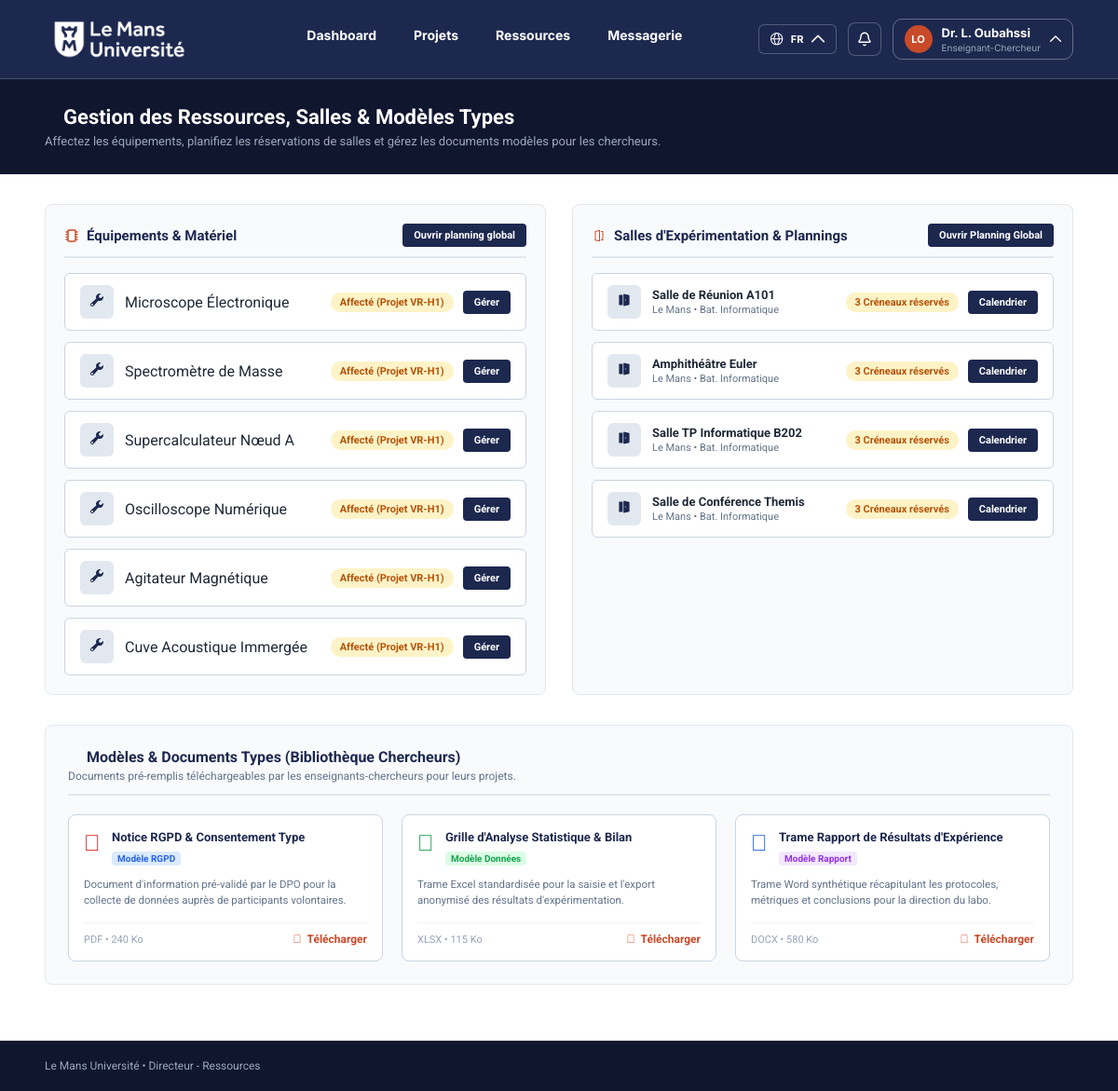
Screenshot of /views/ECRessources.php with the database file from the repository.
### tables this page shows
CREATE TABLE RESSOURCE(
   id_ress INT AUTO_INCREMENT,
   nom_ress VARCHAR(50),
   desc_ress VARCHAR(400),
   PRIMARY KEY(id_ress)
);

### model/ECRessourceModel.php (called while the page is built)
<?php
function get_bdd()
{
    $serveur = "localhost";
    $base = "lab_project_grp04";
    $user = "root";
    $password = "";
    $dsn = "mysql:host=$serveur;dbname=$base;charset=utf8mb4";
    $pdo =  new PDO($dsn, $user, $password);
    return $pdo;
}
function get_equipements_materiels(){
    $bdd = get_bdd();
    $query = $bdd->query('SELECT * FROM ressource WHERE desc_ress LIKE \'Matériel%\'');
    $result = $query->fetchAll(PDO::FETCH_ASSOC);
    return $result;
}
function get_salles(){
    $bdd = get_bdd();
    $query = $bdd->query('SELECT * FROM ressource WHERE desc_ress LIKE \'Salle%\'');
    $result = $query->fetchAll(PDO::FETCH_ASSOC);
    return $result;
}
?>

### views/ECRessources.php (the view, shortened to what this page needs)
<?php include("../model/ECRessourceModel.php"); ?>
<!DOCTYPE html>
<html lang="en">
<head>
  <link rel="stylesheet" href="../style/ECRessource.css">
</head>
<body>
  <div class="directeur-ressources-1">
    <div class="background-shadow-2">
      <div class="page-aucune">
        <div class="imgLemans">
          <img src="../assets/img/logoLemansBlancSurBleu.png" class="node-47" alt="logo_lemans_universite_blanc-1" />
        </div>
        <div class="node-4">
          <div class="lien-de-navigation-5">
            <p class="text-6"><span class="text-white">Dashboard</span></p>
          </div>
          <div class="lien-de-navigation-8">
            <p class="text-9"><span class="text-white">Projets</span></p>
          </div>
          <div class="lien-de-navigation-11">
            <p class="text-12"><span class="text-white">Ressources</span></p>
          </div>
          <div class="lien-de-navigation-14">
            <p class="text-15"><span class="text-white">Messagerie</span></p>
          </div>
        </div>
        <div class="actions-17">
          <div class="node-18" style="border-radius: 6px">
            <img src="../assets/img/Globe.svg" class="globe-19" alt="globe" />
            <p class="text-20"><span class="text-white">FR</span></p>
            <div class="chevron-down-21">
              <img src="../assets/img/Vector.svg" class="vector-22" alt="vector" />
            </div>
          </div>
          <div class="node-23">
            <div class="notification-trigger-24">
              <div class="bell-25">
                <img src="../assets/img/bell.svg" class="vector-26" alt="vector" />
              </div>
            </div>
          </div>
          <div class="tat-tat2">
            <div class="contr-le-de-profil-28">
              <div class="avatar-40">
                <p class="text-41"><span class="text-white">LO</span></p>
              </div>
              <div class="node-42">
                <p class="text-43"><span class="text-white">Dr. L. Oubahssi</span></p>
                <p class="text-44"><span class="text-white">Enseignant-Chercheur</span></p>
              </div>
              <div class="chevron-up-45">
                <img src="../assets/img/Vector.svg" class="vector-46" alt="vector" />
              </div>
            </div>
          </div>
        </div>
      </div>
      <div class="en-t-te-48">
        <div class="container-49">
          <div class="heading-1-50">
            <p class="text-53"><span class="text-white">Gestion des Ressources, Salles &amp; Modèles Types</span></p>
          </div>
          <div class="container-54">
            <p class="text-55"><span class="text-rgb-155-168-189">Affectez les équipements, planifiez les réservations
                de salles et gérez les documents modèles pour les chercheurs.</span></p>
          </div>
        </div>
      </div>
      <div class="node-60">
        <div class="node-61">
          <div class="quipements-mat-riel-62">
            <div class="horizontalborder-63">
              <div class="paragraph-64">
                <p class="text-66"><span class="text-rgb-29-40-79"> Équipements &amp; Matériel</span></p>
              </div>
              <div class="button-67">
                <p class="text-68"><span class="text-white">Ouvrir planning global</span></p>
              </div>
            </div>
            <div class="list-69">
              <?php
              foreach (get_equipements_materiels() as $materiel) {
                ?>
                <div class="item-70">
                  <div class="container-71">
                    <div class="background-72">
                      <div class="container-73">
                        <p class="text-74"><span class="text-rgb-29-40-79"></span></p>
                      </div>
                    </div>
                    <div class="container-75">
                      <p class="text-76"><span class="text-rgb-31-41-55"><?php echo $materiel['nom_ress']; ?>
                    </div>
                  </div>
                  <div class="container-77">
                    <div class="background-78">
                      <p class="text-79"><span class="text-rgb-180-83-9">Affecté (Projet VR-H1)</span></p>
                    </div>
                    <div class="button-80">
                      <p class="text-81"><span class="text-white">Gérer</span></p>
                    </div>
                  </div>
                </div>
              <?php } ?>
            </div>
          </div>
          <div class="node-110">
            <div class="horizontalborder-111">
              <div class="paragraph-112">
                <p class="text-114"><span class="text-rgb-29-40-79"> Salles d'Expérimentation &amp; Plannings</span></p>
              </div>
              <div class="button-115">
                <p class="text-116"><span class="text-white">Ouvrir Planning Global</span></p>
              </div>
            </div>
            <div class="list-117">
              <?php foreach (get_salles() as $salle) { ?>
                <div class="item-118">
                  <div class="container-119">
                    <div class="background-120">
                      <div class="container-121">
                        <p class="text-122"><span class="text-rgb-29-40-79"></span></p>
                      </div>
                    </div>
                    <div class="container-123">
                      <p class="text-124"><span class="text-rgb-31-41-55"><?php echo $salle['nom_ress']; ?></span></p>
                      <div class="container-125">
                        <p class="text-126"><span class="text-rgb-100-116-139">Le Mans • Bat. Informatique</span></p>
                      </div>
                    </div>
                  </div>
                  <div class="container-127">
                    <div class="background-128">
                      <p class="text-129"><span class="text-rgb-180-83-9">3 Créneaux réservés</span></p>
                    </div>
                    <div class="button-130">
                      <p class="text-131"><span class="text-white">Calendrier</span></p>
                    </div>
                  </div>
                </div>
              <?php } ?>
            </div>
          </div>
        </div>
        <div class="node-160">
          <div class="horizontalborder-161">
            <div class="container-162">
              <div class="heading-2-163">
                <p class="text-166"><span class="text-rgb-29-40-79">Modèles &amp; Documents Types (Bibliothèque
                    Chercheurs)</span></p>
              </div>
              <div class="container-167">
                <p class="text-168"><span class="text-rgb-100-116-139">Documents pré-remplis téléchargeables par les
                    enseignants-chercheurs pour leurs projets.</span></p>
              </div>
            </div>
          </div>
          <div class="container-173">
            <div class="doc-1-rgpd-174">
              <div class="container-175">
                <div class="container-176">
                  <p class="text-177"><span class="text-rgb-220-38-38"></span></p>
                  <div class="container-178">
                    <p class="text-179"><span class="text-rgb-29-40-79">Notice RGPD &amp; Consentement Type</span></p>
                    <div class="background-180">
                      <p class="text-181"><span class="text-rgb-37-99-235">Modèle RGPD</span></p>
                    </div>
                  </div>
                </div>
                <div class="container-182">
                  <p class="text-183"><span class="text-rgb-100-116-139">Document d'information pré-validé par le DPO
                      pour la collecte de
                      données auprès de participants volontaires.</span></p>
                </div>
              </div>
              <div class="margin-184">
                <div class="horizontalborder-185">
                  <div class="container-186">
                    <p class="text-187"><span class="text-rgb-148-163-184">PDF • 240 Ko</span></p>
                  </div>
                  <div class="link-188">
                    <p class="text-189"><span class="text-rgb-201-74-41"></span></p>
                    <p class="text-190"><span class="text-rgb-201-74-41"> Télécharger</span></p>
                  </div>
                </div>
              </div>
            </div>
            <div class="doc-2-statistiques-191">
              <div class="container-192">
                <div class="container-193">
                  <p class="text-194"><span class="text-rgb-22-163-74"></span></p>
                  <div class="container-195">
                    <p class="text-196"><span class="text-rgb-29-40-79">Grille d'Analyse Statistique &amp; Bilan</span>
                    </p>
                    <div class="background-197">
                      <p class="text-198"><span class="text-rgb-22-163-74">Modèle Données</span></p>
                    </div>
                  </div>
                </div>
                <div class="container-199">
                  <p class="text-200"><span class="text-rgb-100-116-139">Trame Excel standardisée pour la saisie et
                      l'export anonymisé des
                      résultats d'expérimentation.</span></p>
                </div>
              </div>
              <div class="margin-201">
                <div class="horizontalborder-202">
                  <div class="container-203">
                    <p class="text-204"><span class="text-rgb-148-163-184">XLSX • 115 Ko</span></p>
                  </div>
                  <div class="link-205">
                    <p class="text-206"><span class="text-rgb-201-74-41"></span></p>
                    <p class="text-207"><span class="text-rgb-201-74-41"> Télécharger</span></p>
                  </div>
                </div>
              </div>
            </div>
            <div class="node-208">
              <div class="container-209">
                <div class="container-210">
                  <p class="text-211"><span class="text-rgb-37-99-235"></span></p>
                  <div class="container-212">
                    <p class="text-213"><span class="text-rgb-29-40-79">Trame Rapport de Résultats d'Expérience</span>
                    </p>
                    <div class="background-214">
                      <p class="text-215"><span class="text-rgb-147-51-234">Modèle Rapport</span></p>
                    </div>
                  </div>
                </div>
                <div class="container-216">
                  <p class="text-217"><span class="text-rgb-100-116-139">Trame Word synthétique récapitulant les
                      protocoles, métriques et
                      conclusions pour la direction du labo.</span></p>
                </div>
              </div>
              <div class="margin-218">
                <div class="horizontalborder-219">
                  <div class="container-220">
                    <p class="text-221"><span class="text-rgb-148-163-184">DOCX • 580 Ko</span></p>
                  </div>
                  <div class="link-222">
                    <p class="text-223"><span class="text-rgb-201-74-41"></span></p>
                    <p class="text-224"><span class="text-rgb-201-74-41"> Télécharger</span></p>
                  </div>
                </div>
              </div>
            </div>
          </div>
        </div>
      </div>
      <div class="footer-225">
        <div class="container-226">
          <div class="container-229">
            <p class="text-230"><span class="text-rgb-155-168-189">Le Mans Université • Directeur - Ressources</span>
            </p>
          </div>
        </div>
      </div>
    </div>
  </div>
</body>
</html>

### rows the page displays
ressource: nom_ress "Microscope Électronique"
ressource: nom_ress "Spectromètre de Masse"
ressource: nom_ress "Supercalculateur Nœud A"
ressource: nom_ress "Oscilloscope Numérique"
ressource: nom_ress "Agitateur Magnétique"
ressource: nom_ress "Cuve Acoustique Immergée"
ressource: nom_ress "Salle de Réunion A101"
ressource: nom_ress "Amphithéâtre Euler"
ressource: nom_ress "Salle TP Informatique B202"
ressource: nom_ress "Salle de Conférence Themis"
